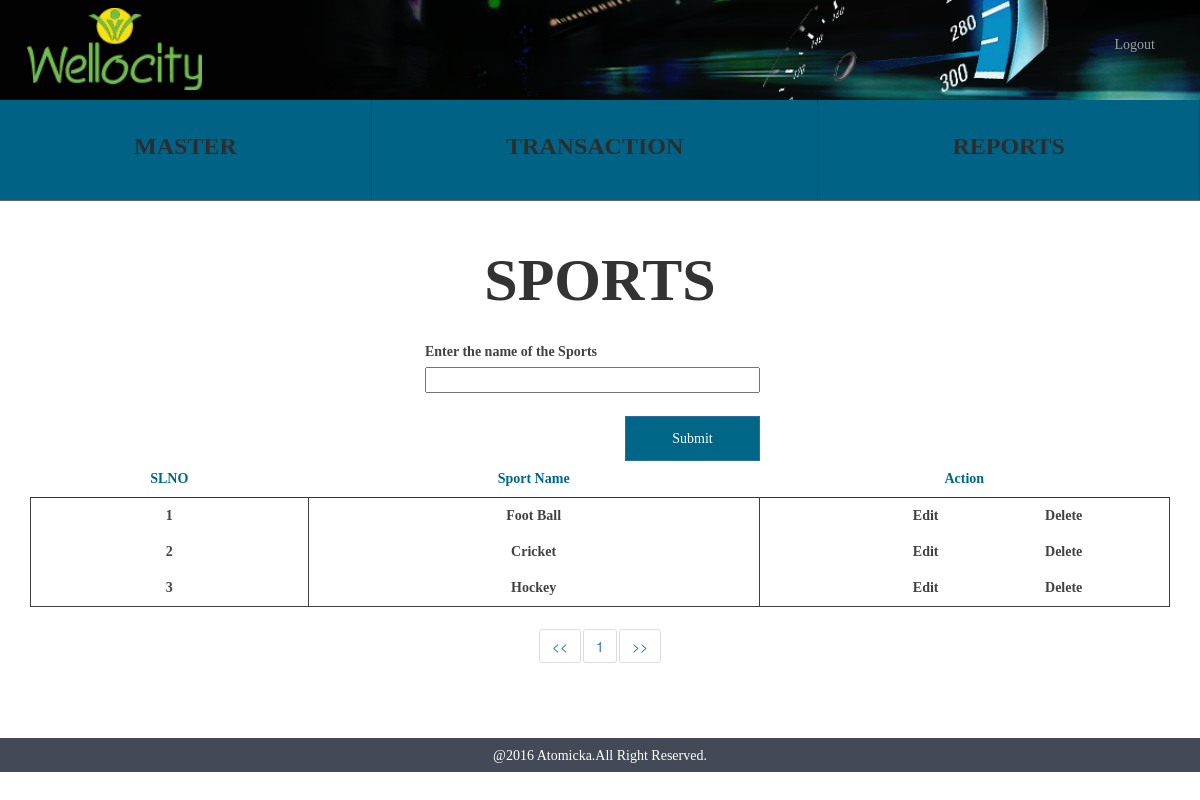
Page /sports.php (signed in) on the committed database.
### tables this page shows
CREATE TABLE IF NOT EXISTS `wc_sports` (
  `sports_id` int(10) NOT NULL AUTO_INCREMENT,
  `sports_name` varchar(150) NOT NULL,
  `sports_status` tinyint(1) NOT NULL,
  `sports_createddate` timestamp NOT NULL DEFAULT CURRENT_TIMESTAMP,
  PRIMARY KEY (`sports_id`)
);

### functions/sports_function.php (called while the page is built, shortened)
<?php
class sportsfunction{
    public function sportsselectfunction(){
      $temp_arr = array();
      $res = mysql_query("SELECT * FROM wc_sports ORDER BY sports_id DESC") or die(mysql_error());
      while($row = mysql_fetch_array($res)) {
          $temp_arr[] =$row;
      }
      return $temp_arr;
      }
}
 ?>

### sports.php (the view, shortened to what this page needs)
<?php
require_once "functions/sports_function.php";
require_once "header.php";
$obj = new sportsfunction();
?>
<div class="container align_center align_height">
	<span class="sports">SPORTS</span>
</div>
<div class="container">
	<div class="col-md-8">
		<div class="col-md-6"></div>
		<div class="col-md-6">
			<form  id="sports_form" name="sport_form" role="form">
				<div class="align_margin">
					<label>Enter the name of the Sports</label><br>
					<input type="text" class="sportsname" name="sports_name" data-validation-error-msg="Please Enter the name of the Sports" data-validation="required">
				</div>
				<input type="submit" id="submmit" class="btn btn-primary align_right clear sports_submit_act" value="Submit">
			</form>
		</div>
	</div>
</div>
<div class="container table-position">
	<table class="table state_table" id="sports_table">
	<thead>
		<tr class="row_color">
			<th class="align_center">SLNO</th>
			<th class="align_center">Sport Name</th>
			<th class="align_center">Action</th>
		</tr>
	</thead>
	<tbody>
		<?php
		$data = $obj->sportsselectfunction();
		$i = 1;
		foreach( $data as $eachrecord ) {
		 ?>
	  <tr class="align_center delete_color">
	    <td><?php echo $i; ?></td>
	    <td class="sports_name"><?php echo $eachrecord ['sports_name']; ?></td>
	    <td>
	    	<span class="edit_state">Edit</span>
	    	<span class="delete_state" data-value="<?php echo $eachrecord ['sports_id']; ?>">Delete</span>
	    </td>
		</tr>
		<?php $i++; } ?>
	</tbody>
	</table>
</div>
<?php require_once "footer.php" ?>

### css/style.css (style rules this page uses)
.align_center { text-align: center; }
.align_right { float: right; }
.sports { font-size: 60px; font-weight: bold; position: relative; font-family: Montserrat; }
.statesname,.sportsname,.edit_states_name { width: 100%; }
.align_margin { margin-bottom:23px; }
.align_height { line-height: 2; }
.row_color { color: #006687; font-family: Montserrat; }
.delete_color { color: #414141; font-weight: bold; font-family: Montserrat; }
.clear { background-color: #006687 !important; color: #fff !important; height: 45px; width: 135px; border-radius: 0 !important; font-weight: bold; font-family: Montserrat; margin-right: 0px; }
.table > thead > tr > th, .table > tbody > tr > th, .table > tfoot > tr > th, .table > thead > tr > td, .table > tbody > tr > td, .table > tfoot > tr > td { border-top: 0 !important; }
.table > thead > tr > th { border-bottom: 1px !important; }
.table > tbody { border:1px solid !important; }
.table > tbody td { border:1px solid; border-bottom: 0 !important }
.table > thead { border-bottom: 1px solid; }
.table > tbody tr:last-child { border-bottom: 1px solid !important; }
.edit_state,.edit_district { cursor: pointer; position: relative; right: 20px; }
.delete_state,.delete_district { cursor: pointer; float: right; position: relative; right: 20%; }
label { color: #414141 !important; font-family: Montserrat; }
button, input, optgroup, select, textarea { font-family: Montserrat !important; }
#sports_table tbody,#category_table tbody { border: 1px solid #000; }

### rows in the picture
wc_sports: sports_name "Foot Ball", $eachrecord ['sports_id'] 3 (drawn)
wc_sports: sports_name "Cricket"
wc_sports: sports_name "Hockey", $eachrecord ['sports_id'] 1 (drawn)
